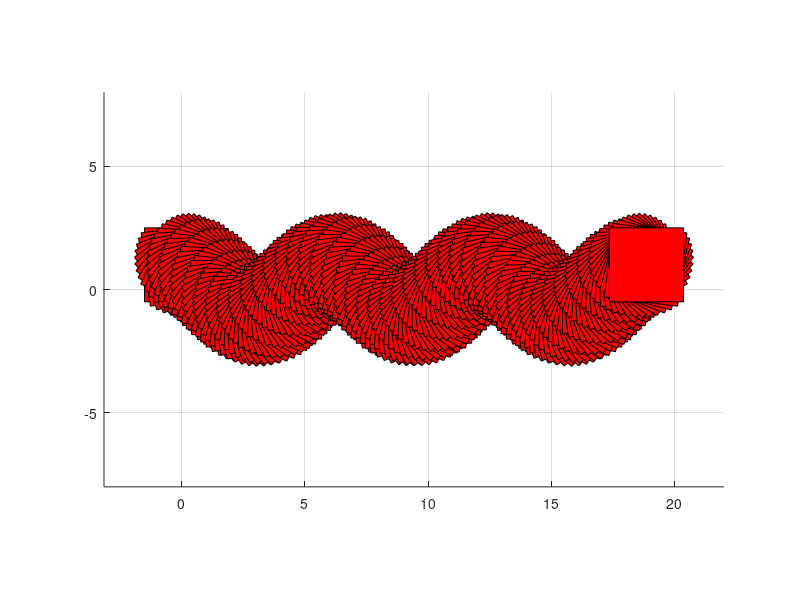

Recreate this plot in MATLAB.
% do not modify the function line below
function [v, square] = problem2

% coordinates of square under one variable

square = [3.5 3.5 6.5 6.5; 3.5 6.5 6.5 3.5];

% generate animation window
figure
xmin = -pi;
xmax = 7*pi;
ymin = -8;
ymax = 8;
axis equal
axis([xmin xmax ymin ymax])
grid on
hold on

%setting your trajectory
t = linspace(0,6*pi,500); % independent variable of your function
trajectory = cos(t); % represents y in y = cos(t)

nsquare = square;

plot(t,trajectory,':')
for i = 1:length(t)
    
    
    beta = (t(i)*10/(3));
    
    rotX = [cos(beta), -sin(beta)];
    rotY = [sin(beta), cos(beta)];
    
    nsquare(1,:) = square(1,:) - 5;
    nsquare(2,:) = square(2,:) - 5;
    nsquare = [rotX*nsquare;rotY*nsquare];
    
    h = fill( nsquare(1,:) + t(i) ,nsquare(2,:) + trajectory(i),'r');
    % do not change below 2 lines, should follow your fill command
    v.x(i,:)=get(h,'xdata')';
    v.y(i,:)=get(h,'ydata')';
    
    % add anything below
    pause(.000001)
    
    
end
end